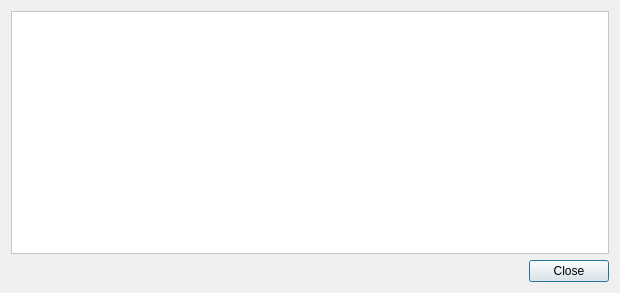
<?xml version="1.0" encoding="UTF-8"?>
<ui version="4.0">
 <class>TransactionDescDialog</class>
 <widget class="QDialog" name="TransactionDescDialog">
  <property name="geometry">
   <rect>
    <x>0</x>
    <y>0</y>
    <width>620</width>
    <height>293</height>
   </rect>
  </property>
  <property name="minimumSize">
   <size>
    <width>620</width>
    <height>293</height>
   </size>
  </property>
  <property name="maximumSize">
   <size>
    <width>620</width>
    <height>293</height>
   </size>
  </property>
  <property name="windowTitle">
   <string>Transaction details</string>
  </property>
  <layout class="QVBoxLayout" name="verticalLayout">
   <item>
    <layout class="QVBoxLayout" name="verticalLayout_2">
     <property name="sizeConstraint">
      <enum>QLayout::SetDefaultConstraint</enum>
     </property>
     <item>
      <widget class="QScrollArea" name="scrollArea">
       <property name="styleSheet">
        <string notr="true">background-color: rgb(255, 255, 255);</string>
       </property>
       <property name="widgetResizable">
        <bool>true</bool>
       </property>
       <widget class="QWidget" name="scrollAreaWidgetContents">
        <property name="geometry">
         <rect>
          <x>0</x>
          <y>0</y>
          <width>598</width>
          <height>238</height>
         </rect>
        </property>
        <property name="maximumSize">
         <size>
          <width>16777215</width>
          <height>373</height>
         </size>
        </property>
        <widget class="QLabel" name="detailText">
         <property name="geometry">
          <rect>
           <x>0</x>
           <y>0</y>
           <width>300</width>
           <height>71</height>
          </rect>
         </property>
         <property name="sizePolicy">
          <sizepolicy hsizetype="Preferred" vsizetype="Preferred">
           <horstretch>0</horstretch>
           <verstretch>0</verstretch>
          </sizepolicy>
         </property>
         <property name="maximumSize">
          <size>
           <width>661</width>
           <height>271</height>
          </size>
         </property>
         <property name="palette">
          <palette>
           <active>
            <colorrole role="Button">
             <brush brushstyle="SolidPattern">
              <color alpha="255">
               <red>255</red>
               <green>255</green>
               <blue>255</blue>
              </color>
             </brush>
            </colorrole>
            <colorrole role="Base">
             <brush brushstyle="SolidPattern">
              <color alpha="255">
               <red>255</red>
               <green>255</green>
               <blue>255</blue>
              </color>
             </brush>
            </colorrole>
            <colorrole role="Window">
             <brush brushstyle="SolidPattern">
              <color alpha="255">
               <red>255</red>
               <green>255</green>
               <blue>255</blue>
              </color>
             </brush>
            </colorrole>
           </active>
           <inactive>
            <colorrole role="Button">
             <brush brushstyle="SolidPattern">
              <color alpha="255">
               <red>255</red>
               <green>255</green>
               <blue>255</blue>
              </color>
             </brush>
            </colorrole>
            <colorrole role="Base">
             <brush brushstyle="SolidPattern">
              <color alpha="255">
               <red>255</red>
               <green>255</green>
               <blue>255</blue>
              </color>
             </brush>
            </colorrole>
            <colorrole role="Window">
             <brush brushstyle="SolidPattern">
              <color alpha="255">
               <red>255</red>
               <green>255</green>
               <blue>255</blue>
              </color>
             </brush>
            </colorrole>
           </inactive>
           <disabled>
            <colorrole role="Button">
             <brush brushstyle="SolidPattern">
              <color alpha="255">
               <red>255</red>
               <green>255</green>
               <blue>255</blue>
              </color>
             </brush>
            </colorrole>
            <colorrole role="Base">
             <brush brushstyle="SolidPattern">
              <color alpha="255">
               <red>255</red>
               <green>255</green>
               <blue>255</blue>
              </color>
             </brush>
            </colorrole>
            <colorrole role="Window">
             <brush brushstyle="SolidPattern">
              <color alpha="255">
               <red>255</red>
               <green>255</green>
               <blue>255</blue>
              </color>
             </brush>
            </colorrole>
           </disabled>
          </palette>
         </property>
         <property name="font">
          <font>
           <pointsize>10</pointsize>
          </font>
         </property>
         <property name="autoFillBackground">
          <bool>false</bool>
         </property>
         <property name="styleSheet">
          <string notr="true">
border-color: rgb(0, 0, 0);
background-color: rgb(255, 255, 255);</string>
         </property>
         <property name="frameShape">
          <enum>QFrame::NoFrame</enum>
         </property>
         <property name="text">
          <string>&lt;html&gt;&lt;head/&gt;&lt;body&gt;&lt;p&gt;&lt;br/&gt;&lt;/p&gt;&lt;/body&gt;&lt;/html&gt;</string>
         </property>
         <property name="alignment">
          <set>Qt::AlignLeading|Qt::AlignLeft|Qt::AlignTop</set>
         </property>
         <property name="wordWrap">
          <bool>true</bool>
         </property>
         <property name="margin">
          <number>10</number>
         </property>
         <property name="openExternalLinks">
          <bool>true</bool>
         </property>
         <property name="textInteractionFlags">
          <set>Qt::LinksAccessibleByKeyboard|Qt::LinksAccessibleByMouse|Qt::TextBrowserInteraction|Qt::TextSelectableByKeyboard|Qt::TextSelectableByMouse</set>
         </property>
        </widget>
       </widget>
      </widget>
     </item>
     <item>
      <widget class="QDialogButtonBox" name="buttonBox">
       <property name="orientation">
        <enum>Qt::Horizontal</enum>
       </property>
       <property name="standardButtons">
        <set>QDialogButtonBox::Close</set>
       </property>
      </widget>
     </item>
    </layout>
   </item>
  </layout>
 </widget>
 <resources/>
 <connections>
  <connection>
   <sender>buttonBox</sender>
   <signal>accepted()</signal>
   <receiver>TransactionDescDialog</receiver>
   <slot>accept()</slot>
   <hints>
    <hint type="sourcelabel">
     <x>248</x>
     <y>254</y>
    </hint>
    <hint type="destinationlabel">
     <x>157</x>
     <y>274</y>
    </hint>
   </hints>
  </connection>
  <connection>
   <sender>buttonBox</sender>
   <signal>rejected()</signal>
   <receiver>TransactionDescDialog</receiver>
   <slot>reject()</slot>
   <hints>
    <hint type="sourcelabel">
     <x>316</x>
     <y>260</y>
    </hint>
    <hint type="destinationlabel">
     <x>286</x>
     <y>274</y>
    </hint>
   </hints>
  </connection>
 </connections>
</ui>
